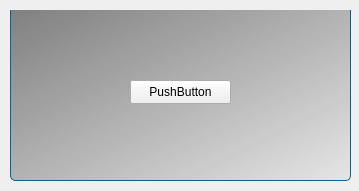
<?xml version="1.0" encoding="UTF-8"?>
<ui version="4.0">
 <class>MainWindow</class>
 <widget class="QMainWindow" name="MainWindow">
  <property name="windowModality">
   <enum>Qt::WindowModal</enum>
  </property>
  <property name="geometry">
   <rect>
    <x>0</x>
    <y>0</y>
    <width>359</width>
    <height>191</height>
   </rect>
  </property>
  <property name="windowTitle">
   <string>MainWindow</string>
  </property>
  <property name="styleSheet">
   <string notr="true">QWidget#widget
{
	border-style: solid;
	border-top-style: none;
	border-width: 1px;
	border-color: rgb(0, 100, 150);
	border-bottom-left-radius: 5px;
	border-bottom-right-radius: 5px;
	background-color: qlineargradient(spread:pad, x1:0, y1:0, x2:1, y2:1, stop:0 rgba(128, 128, 128, 255), stop:1 rgba(225, 225, 225, 180));
}</string>
  </property>
  <widget class="QWidget" name="centralWidget">
   <widget class="QWidget" name="widget" native="true">
    <property name="geometry">
     <rect>
      <x>10</x>
      <y>10</y>
      <width>341</width>
      <height>171</height>
     </rect>
    </property>
    <widget class="QPushButton" name="pushButton">
     <property name="geometry">
      <rect>
       <x>120</x>
       <y>70</y>
       <width>101</width>
       <height>24</height>
      </rect>
     </property>
     <property name="text">
      <string>PushButton</string>
     </property>
    </widget>
   </widget>
  </widget>
 </widget>
 <layoutdefault spacing="6" margin="11"/>
 <resources/>
 <connections/>
</ui>
